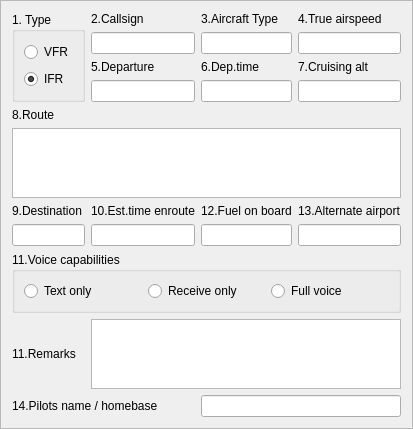
<?xml version="1.0" encoding="UTF-8"?>
<ui version="4.0">
 <class>CFlightplanWidget</class>
 <widget class="QFrame" name="CFlightplanWidget">
  <property name="geometry">
   <rect>
    <x>0</x>
    <y>0</y>
    <width>400</width>
    <height>380</height>
   </rect>
  </property>
  <property name="windowTitle">
   <string>Frame</string>
  </property>
  <property name="frameShape">
   <enum>QFrame::StyledPanel</enum>
  </property>
  <property name="frameShadow">
   <enum>QFrame::Raised</enum>
  </property>
  <layout class="QVBoxLayout" name="verticalLayout_2">
   <item>
    <layout class="QGridLayout" name="gl_Flightplan">
     <item row="7" column="3">
      <widget class="QLineEdit" name="le_FuelOnBoard"/>
     </item>
     <item row="6" column="3">
      <widget class="QLabel" name="lbl_FuelOnBorad">
       <property name="text">
        <string>12.Fuel on board</string>
       </property>
      </widget>
     </item>
     <item row="2" column="4">
      <widget class="QLabel" name="lbl_CrusingAltitude">
       <property name="text">
        <string>7.Cruising alt</string>
       </property>
      </widget>
     </item>
     <item row="9" column="1">
      <widget class="QLabel" name="lbl_Remarks">
       <property name="text">
        <string>11.Remarks</string>
       </property>
      </widget>
     </item>
     <item row="9" column="2" colspan="3">
      <widget class="QPlainTextEdit" name="pte_Remarks"/>
     </item>
     <item row="7" column="4">
      <widget class="QLineEdit" name="le_AlternateAirport"/>
     </item>
     <item row="0" column="1" rowspan="4">
      <widget class="QGroupBox" name="gb_Type">
       <property name="title">
        <string>1. Type</string>
       </property>
       <layout class="QVBoxLayout" name="verticalLayout">
        <item>
         <widget class="QRadioButton" name="rb_Vfr">
          <property name="text">
           <string>VFR</string>
          </property>
         </widget>
        </item>
        <item>
         <widget class="QRadioButton" name="rb_TypeIfr">
          <property name="text">
           <string>IFR</string>
          </property>
          <property name="checked">
           <bool>true</bool>
          </property>
         </widget>
        </item>
       </layout>
      </widget>
     </item>
     <item row="8" column="1" colspan="4">
      <widget class="QGroupBox" name="gb_VoiceCapabilities">
       <property name="title">
        <string>11.Voice capabilities</string>
       </property>
       <layout class="QHBoxLayout" name="horizontalLayout">
        <item>
         <widget class="QRadioButton" name="rb_VoiceCapabilitiesTextOnly">
          <property name="text">
           <string>Text only</string>
          </property>
         </widget>
        </item>
        <item>
         <widget class="QRadioButton" name="rb_VoiceCapabilitiesReceiveOnly">
          <property name="text">
           <string>Receive only</string>
          </property>
         </widget>
        </item>
        <item>
         <widget class="QRadioButton" name="rb_VoiceCapabilitiesFull">
          <property name="text">
           <string>Full voice</string>
          </property>
         </widget>
        </item>
       </layout>
      </widget>
     </item>
     <item row="2" column="2">
      <widget class="QLabel" name="lbl_Departure">
       <property name="text">
        <string>5.Departure</string>
       </property>
      </widget>
     </item>
     <item row="2" column="3">
      <widget class="QLabel" name="lbl_DepartureTIme">
       <property name="text">
        <string>6.Dep.time</string>
       </property>
      </widget>
     </item>
     <item row="3" column="4">
      <widget class="QLineEdit" name="le_CrusingAltitude"/>
     </item>
     <item row="6" column="4">
      <widget class="QLabel" name="lbl_AlternateAirport">
       <property name="text">
        <string>13.Alternate airport</string>
       </property>
      </widget>
     </item>
     <item row="3" column="2">
      <widget class="QLineEdit" name="le_Departure"/>
     </item>
     <item row="3" column="3">
      <widget class="QLineEdit" name="le_DepartureTime"/>
     </item>
     <item row="1" column="4">
      <widget class="QLineEdit" name="le_TrueAirspeed"/>
     </item>
     <item row="1" column="3">
      <widget class="QLineEdit" name="le_AircraftType"/>
     </item>
     <item row="0" column="4">
      <widget class="QLabel" name="lbl_TrueAirspeed">
       <property name="text">
        <string>4.True airspeed</string>
       </property>
      </widget>
     </item>
     <item row="0" column="3">
      <widget class="QLabel" name="lbl_Aircraft_Type">
       <property name="text">
        <string>3.Aircraft Type</string>
       </property>
      </widget>
     </item>
     <item row="0" column="2">
      <widget class="QLabel" name="lbl_Callsign">
       <property name="text">
        <string>2.Callsign</string>
       </property>
      </widget>
     </item>
     <item row="1" column="2">
      <widget class="QLineEdit" name="le_Callsign"/>
     </item>
     <item row="6" column="1">
      <widget class="QLabel" name="lbl_Destination">
       <property name="text">
        <string>9.Destination</string>
       </property>
      </widget>
     </item>
     <item row="6" column="2">
      <widget class="QLabel" name="lbl_EstimatedTimeEnroute">
       <property name="text">
        <string>10.Est.time enroute</string>
       </property>
      </widget>
     </item>
     <item row="7" column="2">
      <widget class="QLineEdit" name="le_EstimatedTimeEnroute"/>
     </item>
     <item row="7" column="1">
      <widget class="QLineEdit" name="le_Destination"/>
     </item>
     <item row="4" column="1">
      <widget class="QLabel" name="lbl_Route">
       <property name="text">
        <string>8.Route</string>
       </property>
      </widget>
     </item>
     <item row="5" column="1" colspan="4">
      <widget class="QPlainTextEdit" name="pte_Route"/>
     </item>
     <item row="10" column="1" colspan="2">
      <widget class="QLabel" name="lbl_PilotsNameAndHomebase">
       <property name="text">
        <string>14.Pilots name / homebase</string>
       </property>
      </widget>
     </item>
     <item row="10" column="3" colspan="2">
      <widget class="QLineEdit" name="le_PilotsNameAndHomebase"/>
     </item>
    </layout>
   </item>
  </layout>
 </widget>
 <resources/>
 <connections/>
</ui>
